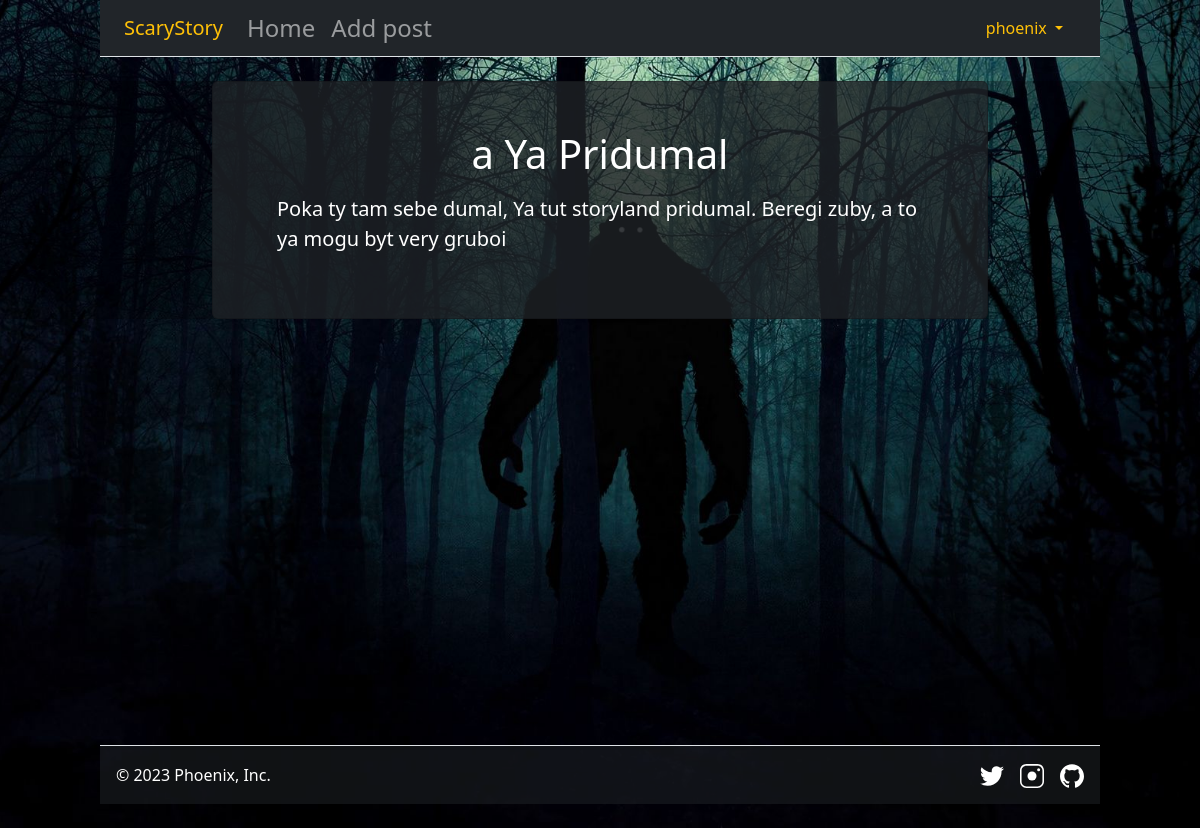
Screenshot of /post/8 (signed in) with the database file from the repository.
### my_app/models/users.py (models this page shows, shortened)
class User(db.Model, UserMixin):
    __tablename__ = 'users'
    id = db.Column(db.Integer, primary_key=True)
    username = db.Column(db.String(50), unique=True, nullable=False)
    email = db.Column(db.String(255), unique=True, nullable=False)
    password = db.Column(db.String(16), nullable=False)
    posts = db.relationship('Post', backref=db.backref('user', lazy=True))

### my_app/models/posts.py (models this page shows, shortened)
class Post(db.Model):
    __tablename__ = 'posts'
    id = db.Column(db.Integer, primary_key=True)
    title = db.Column(db.String(150), nullable=False)
    content = db.Column(db.Text, nullable=False)
    date_created = db.Column(db.DateTime(timezone=True), nullable=False, default=func.now())
    user_id = db.Column(db.Integer, db.ForeignKey('users.id'), nullable=False)

### my_app/blog_bp/views.py (the view)
@blog.route('/post/<int:id>')
def post_info(id):
    post = posts.query.get_or_404(id)
    return render_template('blog/post_info.html', post=post)

### my_app/auth_bp/__init__.py (called while the page is built)
@login_manager.user_loader
def user_loader(user_id):
    return User.query.get(int(user_id))

### my_app/templates/blog/post_info.html (shortened to what this page needs)
{% extends '/layout.html' %}
{% block main %}
<div class="row mt-4 bg-black bg-opacity-25">
    <div class="col-lg-8 col-md-10 col-sm-12 mx-auto">
        <div class="card text-bg-dark bg-opacity-75 p-lg-5 p-md-3">
            <div class="card-title">
                <h1 align="center">{{post.title}}</h1>
            </div>
            <div class="card-text">
                {% for p in post.content.split('\n') %}
                <p class="mx-3 lead">{{p}}</p>
                {% endfor %}
            </div>
        </div>
    </div>
</div>
{% endblock %}

### my_app/templates/layout.html (shortened to what this page needs)
<!DOCTYPE html>
<html lang="en">
<head>
    <link href="https://cdn.jsdelivr.net/npm/bootstrap@5.2.3/dist/css/bootstrap.min.css" rel="stylesheet"
 />
    <link rel="stylesheet" href="{{url_for('static', filename='css/style.css')}}" />
</head>
<body>
    <header class="container-fluid">
        <section class="row">
            <div class="col-lg-10 col-md-12 px-0 mx-auto">
                <nav class="navbar navbar-expand-sm navbar-dark text-bg-dark px-4 border-bottom">
                    <span class="navbar-brand text-bg-dark text-warning">ScaryStory</span>
                    <div class="collapse navbar-collapse" id="navbarToggler">
                        <ul class="navbar-nav me-auto mb-2 mb-lg-0">
                            <li class="nav-item">
                                <a href="{{url_for('blog.index')}}" class="nav-link p-0 mx-2">Home</a>
                            </li>
                            {% if current_user.is_authenticated %}
                            <li class="nav-item">
                                <a href="{{url_for('blog.create_post')}}" class="nav-link p-0 mx-2">Add post</a>
                            </li>
                            {% endif %}
                        </ul>
                        <div class="d-flex justify-content-md-end">
                            <ul class="navbar-nav">
                                {% if current_user.is_authenticated %}
                                <li class="navbar-item">
                                    <div class="dropdown dropdown-header">
                                        <button class="btn text-warning dropdown-toggle" type="button"
                                            data-bs-toggle="dropdown" aria-expanded="false">
                                            {{current_user.username}}
                                        </button>
                                    </div>
                                </li>
                                {% endif %}
                            </ul>
                        </div>
                    </div>
                </nav>
            </div>
        </section>
    </header>
    <main class="container-fluid">
        {% block main %}{% endblock %}
    </main>
    <footer class="container-fluid">
        <section class="row">
            <div class="col-lg-10 col-md-12 px-0 mx-auto">
                <div
                    class="d-flex flex-wrap bg-dark bg-opacity-50 justify-content-between align-items-center p-3 my-4 border-top">
                    <div class="col-md-4 d-flex align-items-center">
                        <span class="mb-3 mb-md-0 text-white">© 2023 Phoenix, Inc.</span>
                    </div>
                    <ul class="nav col-md-4 justify-content-end list-unstyled d-flex">
                        <li class="ms-3">
                            <a class="text-muted" href="https://twitter.com/" target="_blank">
                            </a>
                        </li>
                        <li class="ms-3">
                            <a class="text-muted" href="https://www.instagram.com/" target="_blank">
                            </a>
                        </li>
                        <li class="ms-3">
                            <a class="text-muted" href="https://github.com/Phoenix-unic" target="_blank">
                            </a>
                        </li>
                    </ul>
                </div>
            </div>
        </section>
    </footer>
</body>
</html>

### my_app/static/css/style.css (style rules this page uses)
* { padding: 0px; margin: 0px; }
body { background-image: url(/static/images/monster_bg_1920x1080.jpg); background-size: cover; background-attachment: fixed; background-position: center; background-repeat: no-repeat; }
header .nav-link { font-size: 1.5rem; }
main { min-height: 80vh; }

### rows the page displays
User: username "phoenix"
Post: title "a Ya Pridumal", content "Poka ty tam sebe dumal, Ya tut storyland pridumal. Beregi zuby, a to ya mogu byt very gruboi"
